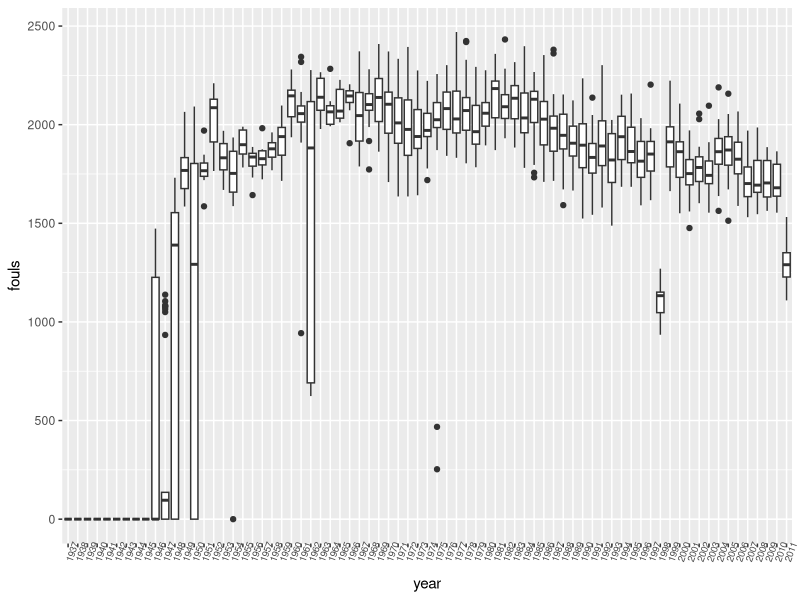
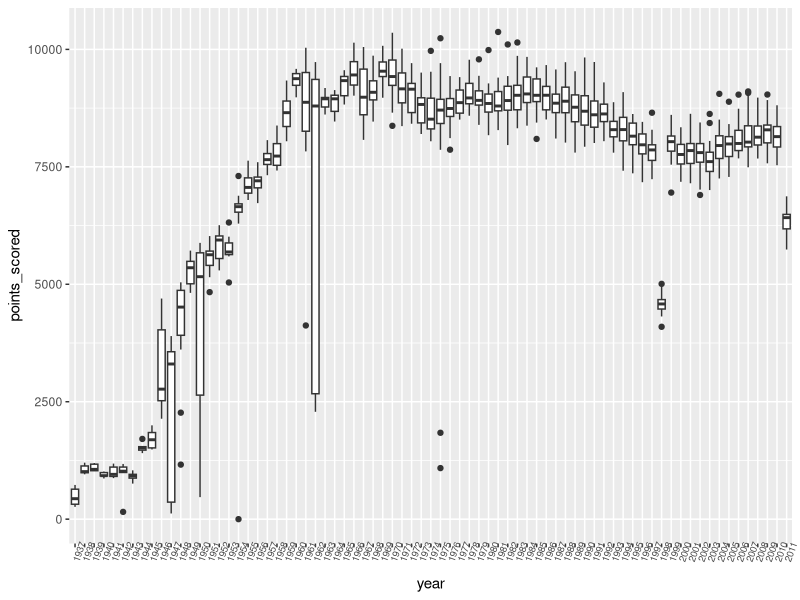

Source code (R) for these figures, in order:
## ---- chunk 1
suppressMessages(library(tidyverse))
basketball <- read.csv("basketball_teams.csv")
## ---- chunk 2
nrow(basketball)
## ---- chunk 3
ncol(basketball)
## ---- chunk 4
colnames(basketball)
## ---- chunk 5

colnames(basketball)[colnames(basketball)=="lgID"] <- "league"
colnames(basketball)[colnames(basketball)=="tmID"] <- "team_abbrev"
colnames(basketball)[colnames(basketball)=="franchID"] <- "franchise_abbrev"
colnames(basketball)[colnames(basketball)=="confID"] <- "conference"
colnames(basketball)[colnames(basketball)=="divID"] <- "division"
colnames(basketball)[colnames(basketball)=="rank"] <- "division_rank"
colnames(basketball)[colnames(basketball)=="confRank"] <- "conference_rank"
colnames(basketball)[colnames(basketball)=="playoff"] <- "playoff_finish"
colnames(basketball)[colnames(basketball)=="name"] <- "team_name"
## ---- chunk 6
ranking <- tibble(year=basketball$year,team_abbrev=basketball$team_abbrev,
                  team_name=basketball$team_name,league=basketball$league,
                  division=basketball$division,division_rank=basketball$division_rank,
                  conference=basketball$conference,conference_rank=basketball$conference_rank,
                  playoff_finish=basketball$playoff_finish)
## ---- chunk 7
statistics <- tibble(year=basketball$year,team_abbrev=basketball$team_abbrev,
                     made_field_goal=basketball$o_fgm,attempt_field_goal=basketball$o_fga,
                     made_free_throw=basketball$o_ftm,attempt_free_throw=basketball$o_fta,
                     made_3_pointer=basketball$o_3pm,attempt_3_pointer=basketball$o_3pa,
                     rebounds=basketball$o_reb,assists=basketball$o_asts,
                     fouls=basketball$o_pf,points_scored=basketball$o_pts)
## ---- chunk 8
ranking$year <- as.factor(ranking$year)
statistics$year <- as.factor(statistics$year)
ranking$league <- as.factor(ranking$league)
ranking$division <- as.factor(ranking$division)
ranking$division_rank <- as.factor(ranking$division_rank)
ranking$conference <- as.factor(ranking$conference)
ranking$conference_rank <- as.factor(ranking$conference_rank)
ranking$playoff_finish <- as.factor(ranking$playoff_finish)
## ---- chunk 9
levels(ranking$year)
levels(ranking$league)
levels(ranking$division)
levels(ranking$division_rank)
levels(ranking$conference)
levels(ranking$conference_rank)
levels(ranking$playoff_finish)
## ---- chunk 10
levels(ranking$division)[levels(ranking$division)==""] <- "NA"
levels(ranking$conference)[levels(ranking$conference)==""] <- "NA"
levels(ranking$playoff_finish)[levels(ranking$playoff_finish)==""] <- "NA"
## ---- chunk 11
ggplot(statistics, aes(x=year,y=fouls)) + geom_boxplot() + theme(axis.text.x = element_text(angle=70,size=7))
## ---- chunk 12
ggplot(statistics, aes(x=year,y=points_scored)) + geom_boxplot() + theme(axis.text.x = element_text(angle=70,size=7))
